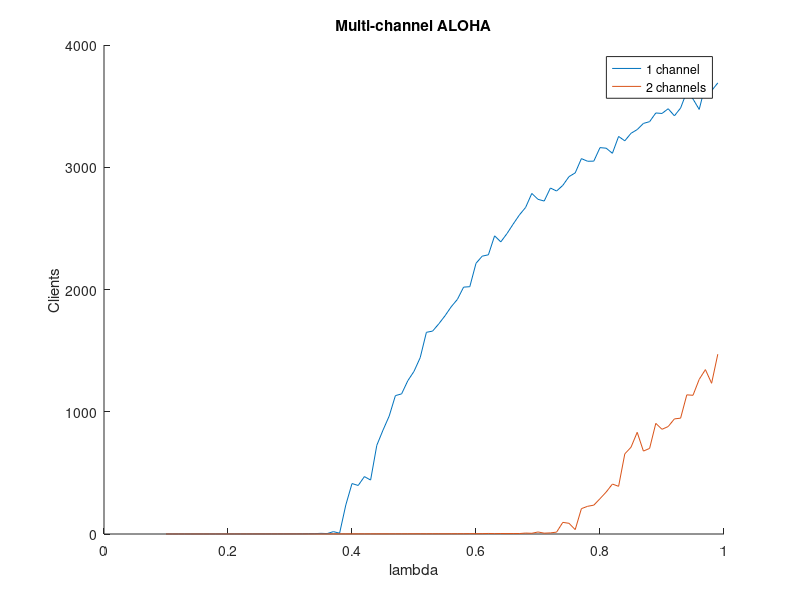
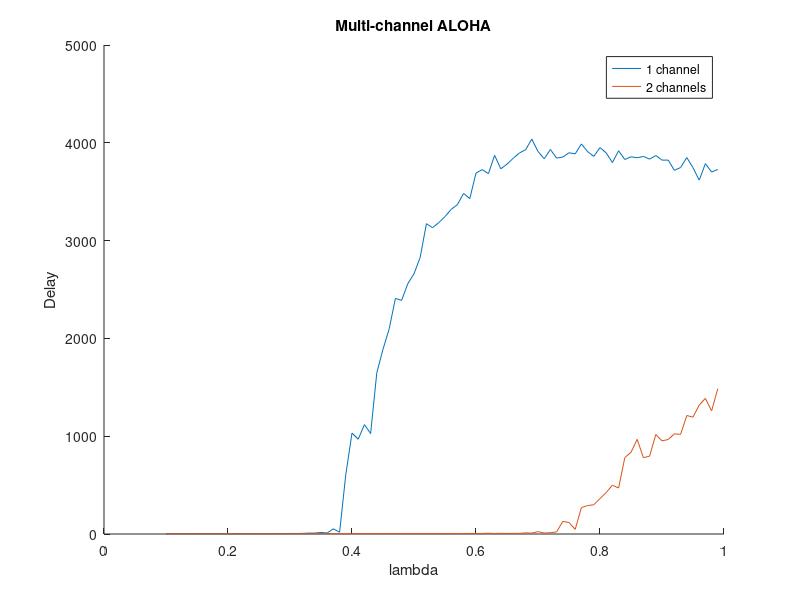
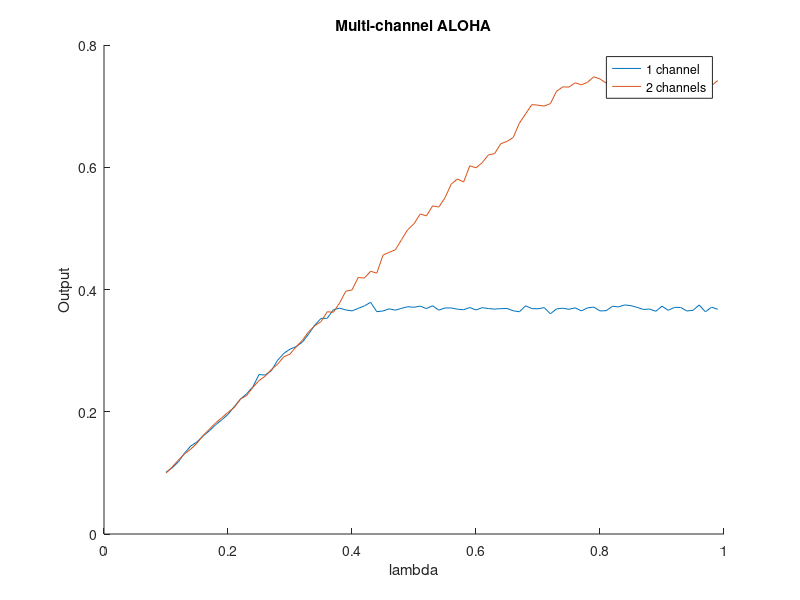

Here is the MATLAB script that generated these plots, in order:
clc;
clear;
close all;
nfig = 1;
cnt = 1;
fileId = fopen('experimentN.txt', 'r');
arr = fscanf(fileId, '%f ');
lambda = 0.1:0.01:0.99;
figure(nfig);
hold on;
for i = 1:2
   plot(lambda, arr(cnt:(cnt+89)));
   cnt = cnt + 90;
end
xlabel('lambda');
ylabel('Clients');
title('Multi-channel ALOHA');
legend('1 channel', '2 channels');
nfig = nfig + 1;
figure(nfig);
fileId = fopen('experimentD.txt', 'r');
arr = fscanf(fileId, '%f ');
hold on;
cnt = 1;
for i = 1:2
   plot(lambda, arr(cnt:(cnt+89)));
   cnt = cnt + 90;
end
xlabel('lambda');
ylabel('Delay');
title('Multi-channel ALOHA');
legend('1 channel', '2 channels');
nfig = nfig + 1;
figure(nfig);
fileId = fopen('experimentS.txt', 'r');
arr = fscanf(fileId, '%f ');
hold on;
cnt = 1;
for i = 1:2
   plot(lambda, arr(cnt:(cnt+89)));
   cnt = cnt + 90;
end
xlabel('lambda');
ylabel('Output');
title('Multi-channel ALOHA');
legend('1 channel', '2 channels');
nfig = nfig + 1;